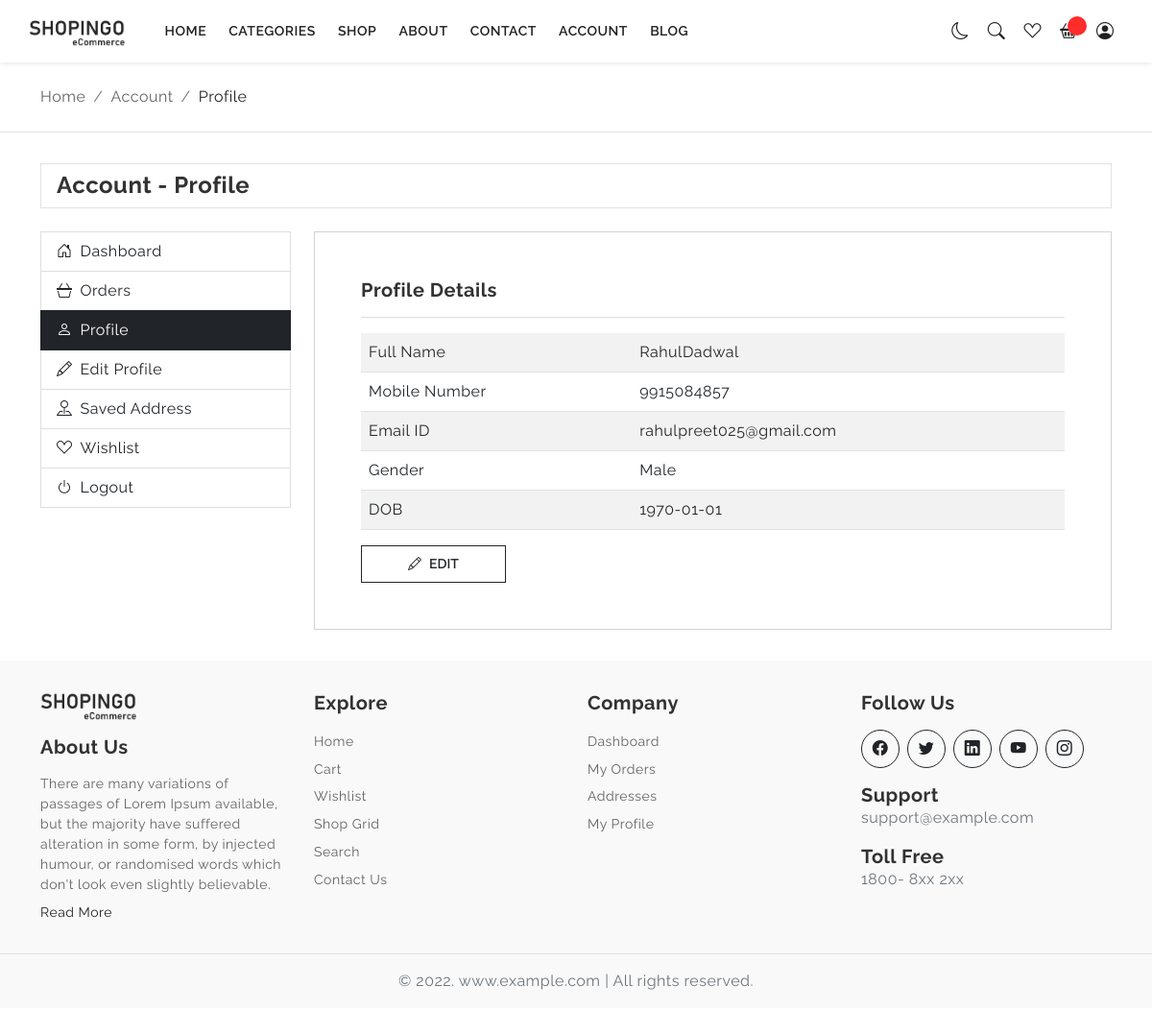
/src/view/account-profile.php (signed in), run on the app's committed database.
### tables this page shows
CREATE TABLE `users_table` (
  `id` int NOT NULL,
  `username` varchar(255) NOT NULL,
  `email` varchar(255) NOT NULL,
  `password` varchar(255) NOT NULL,
  `first_name` varchar(255) DEFAULT NULL,
  `last_name` varchar(255) DEFAULT NULL,
  `mobile_number` text NOT NULL,
  `gender` int DEFAULT NULL,
  `dob` date DEFAULT NULL,
  `created_at` timestamp NOT NULL DEFAULT CURRENT_TIMESTAMP,
  `updated_at` datetime DEFAULT NULL
);

### src/controller/user_data_handle.php (called while the page is built, shortened)
<?php
include '../model/user_data_manage.php';
$user_id = $_SESSION['user_id'];
$col = "*";
$table = "users_table";
$condition = "id = $user_id ";
$data_container = fetchUserData($col, $table, $condition);
?>

### src/model/user_data_manage.php (called while the page is built, shortened)
<?php
include '../../config/connection.php';
function fetchUserData($col, $table, $condition)
{
    global $conn;
    $data_container = array();
    $fetch_query = "SELECT $col FROM $table WHERE $condition";
    $execute = mysqli_query($conn, $fetch_query);
    while ($row = mysqli_fetch_array($execute, MYSQLI_ASSOC)) {
        array_push($data_container, $row);
    }
    if (!empty($data_container)) {
        return $data_container;
    } else {
        return false;
    }
}
?>

### src/view/account-profile.php (the view, shortened to what this page needs)
<?php
if (isset($_SESSION['user_login'])) {
  include '../../includes/header.php';
  include_once '../../includes/nav.php';
  require '../controller/user_data_handle.php';
  ?>
  <div class="page-content">
    <div class="py-4 border-bottom">
      <div class="container">
        <nav aria-label="breadcrumb">
          <ol class="breadcrumb mb-0">
            <li class="breadcrumb-item"><a href="javascript:;">Home</a></li>
            <li class="breadcrumb-item"><a href="javascript:;">Account</a></li>
            <li class="breadcrumb-item active" aria-current="page">Profile</li>
          </ol>
        </nav>
      </div>
    </div>
    <section class="section-padding">
      <div class="container">
        <div class="d-flex align-items-center px-3 py-2 border mb-4">
          <div class="text-start">
            <h4 class="mb-0 h4 fw-bold">Account - Profile</h4>
          </div>
        </div>
        <div class="row">
          <div class="col-12 col-xl-3 filter-column">
            <nav class="navbar navbar-expand-xl flex-wrap p-0">
              <div class="offcanvas offcanvas-start" tabindex="-1" id="offcanvasNavbarFilter"
                aria-labelledby="offcanvasNavbarFilterLabel">
                <div class="offcanvas-body account-menu">
                  <div class="list-group w-100 rounded-0">
                    <a href="account-dashboard.php" class="list-group-item"><i
                        class="bi bi-house-door me-2"></i>Dashboard</a>
                    <a href="account-orders.php" class="list-group-item"><i class="bi bi-basket3 me-2"></i>Orders</a>
                    <a href="account-profile.php" class="list-group-item active"><i
                        class="bi bi-person me-2"></i>Profile</a>
                    <a href="account-edit-profile.php" class="list-group-item"><i class="bi bi-pencil me-2"></i>Edit
                      Profile</a>
                    <a href="account-saved-address.php" class="list-group-item"><i class="bi bi-pin-map me-2"></i>Saved
                      Address</a>
                    <a href="wishlist.php" class="list-group-item"><i class="bi bi-suit-heart me-2"></i>Wishlist</a>
                    <a href="../controller/logout.php" class="list-group-item"><i class="bi bi-power me-2"></i>Logout</a>
                  </div>
                </div>
              </div>
            </nav>
          </div>
          <div class="col-12 col-xl-9">
            <div class="card rounded-0">
              <div class="card-body p-lg-5">
                <h5 class="mb-0 fw-bold">Profile Details</h5>
                <hr>
                <div class="table-responsive">
                  <table class="table table-striped">
                    <tbody>
                      <tr>
                        <td>Full Name</td>
                        <td>
                          <?php echo $data_container[0]['first_name'];
                          echo $data_container[0]['last_name'] ?>
                        </td>
                      </tr>
                      <tr>
                        <td>Mobile Number</td>
                        <td>
                          <?php echo $data_container[0]['mobile_number']; ?>
                        </td>
                      </tr>
                      <tr>
                        <td>Email ID</td>
                        <td>
                          <?php echo $data_container[0]['email']; ?>
                        </td>
                      </tr>
                      <tr>
                        <td>Gender</td>
                        <td>
                          <?php if ($data_container[0]['gender'] == 1) {
                            echo "Male";
                          } else {
                            echo "Female";
                          } ?>
                        </td>
                      </tr>
                      <tr>
                        <td>DOB</td>
                        <td>
                          <?php echo $data_container[0]['dob']; ?>
                        </td>
                      </tr>
                    </tbody>
                  </table>
                </div>
                <div class="">
                  <a href="./account-edit-profile.php"><button type="button"
                      class="btn btn-outline-dark btn-ecomm px-5"><i class="bi bi-pencil me-2"></i>Edit</button></a>
                </div>
              </div>
            </div>
          </div>
        </div>
      </div>
    </section>
  </div>
  <?php include '../../includes/footer.php' ?>
  </body>
  </html>
<?php } else {
  header("Location: ./login.php");
}
?>

### assets/css/style.css (style rules this page uses)
body { color: #797979; letter-spacing: 0.5px; background-color: #ffffff; font-family: 'Raleway', sans-serif; }
::placeholder { opacity: 0.5 !important; }
.h1, .h2, .h3, .h4, .h5, .h6, h1, h2, h3, h4, h5, h6 { color: #323232; }
.offcanvas-start { width: 280px; }
.page-content { padding-top: 65px; }
.btn-ecomm { font-size: 14px; text-transform: uppercase; font-weight: 600; padding: 0.5rem 1.5rem; border-radius: 0; z-index: 6; }
.filter-column .offcanvas-start { width: 320px; }
.filter-column .offcanvas { z-index: 21; }
@media (min-width: 1200px) { .filter-column .offcanvas { z-index: 19; } }
.breadcrumb li a { color: #636363; }
.breadcrumb li.active { color: #222121; }
.section-padding { padding-top: 2rem !important; padding-bottom: 2rem !important; }
.account-menu .list-group-item { color: #212529; }
.account-menu .list-group-item.active { color: #ffffff; background-color: #212529; border-color: #212529; }

### data on the page
users_table: first_name "Rahul", last_name "Dadwal", mobile_number "9915084857", email "rahulpreet025@gmail.com", dob "1970-01-01"
